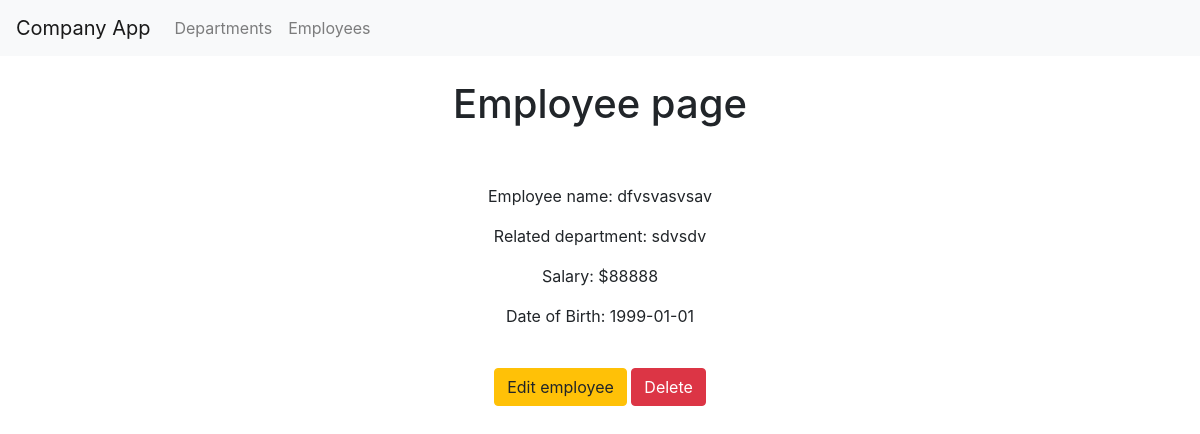
Screenshot of /employees/1 with the database file from the repository.
### app/models/models.py (models this page shows)
class EmployeeModel(db.Model):
    __tablename__ = 'employee'
    id = db.Column(db.Integer, primary_key=True)
    related_department_id = db.Column(db.Integer, db.ForeignKey('department.id'))
    name = db.Column(db.String(40))
    date_of_birth = db.Column(db.String)
    salary = db.Column(db.DECIMAL(asdecimal=False, precision=0, decimal_return_scale=0))

class DepartmentModel(db.Model):
    __tablename__ = 'department'
    id = db.Column(db.Integer, primary_key=True)
    name = db.Column(db.String(25), unique=True)
    employees = db.relationship('EmployeeModel', backref='department', lazy='dynamic')

### app/views/view.py (the view)
@app.route('/employees/<int:employee_id>')
def employee_page(employee_id):
    employee = EmployeeModel.query.get_or_404(employee_id)
    return render_template('employee.html', employee=employee)

### app/views/view.py (called while the page is built)
@app.template_filter('dateformat')
def dateformat(value, format='%B %d, %Y'):
    return value

### app/templates/employee.html
{% extends 'home.html' %}
{% block content %}
    <br>
    <div class="text-center">
<h1 class="text-center">Employee page</h1>
    <br>
    <br>
    <p class="text-center">Employee name: {{ employee.name }}</p>
    <p class="text-center">Related department: {{ employee.department.name }}</p>
    <p class="text-center">Salary: ${{ employee.salary|round }}</p>
    <p class="text-center">Date of Birth: {{ employee.date_of_birth|dateformat }}</p>
    <br>
    <div class="text-center">
    <a id="edit" href="{{ url_for('edit_employee', employee_id=employee.id) }}" class="btn btn-warning">Edit employee</a>
    <a id="delete" href="{{ url_for('delete_employee', employee_id=employee.id) }}" class="btn btn-danger" role="button" onclick="return confirm('Are You sure You want to delete {{ employee.name }} department?')">Delete</a>
    </div>
    </div>
{% endblock %}

### rows the page displays
EmployeeModel: name "dfvsvasvsav", salary "88888", date_of_birth "1999-01-01"
DepartmentModel: department.name "sdvsdv"
